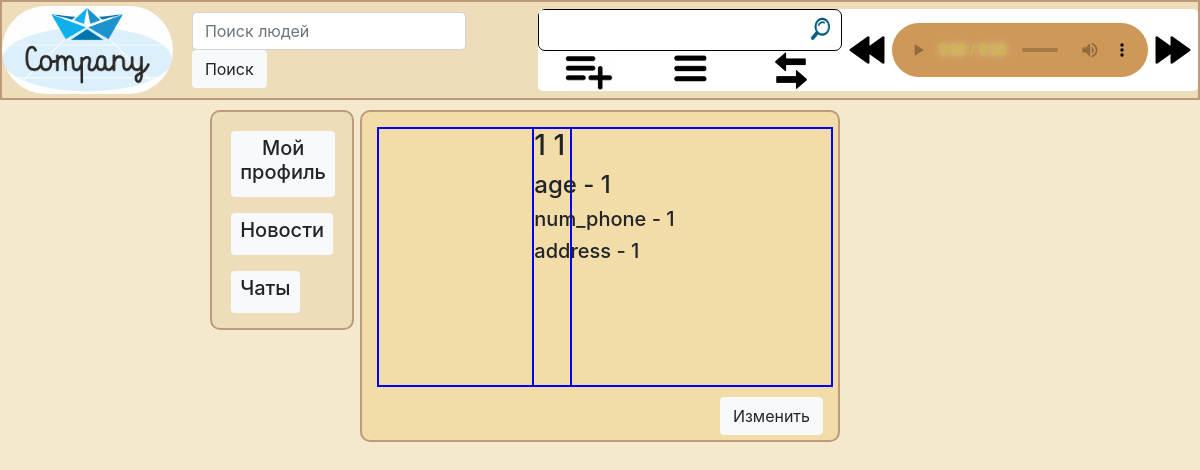
Page /profile/1 (signed in) on the earlier database version.
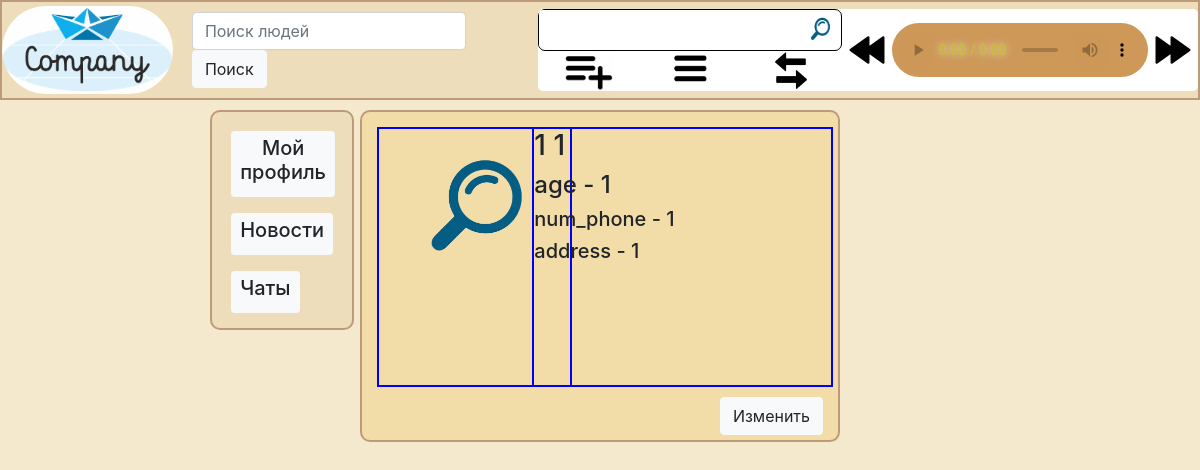
Same page on the later database version.
### data/user.py (models this page shows, shortened)
class User(SqlAlchemyBase, UserMixin, SerializerMixin):
    __tablename__ = 'users'
    id = sqlalchemy.Column(sqlalchemy.Integer,
                           primary_key=True, autoincrement=True)
    surname = sqlalchemy.Column(sqlalchemy.String)
    name = sqlalchemy.Column(sqlalchemy.String)
    age = sqlalchemy.Column(sqlalchemy.Integer)
    num_phone = sqlalchemy.Column(sqlalchemy.String)
    address = sqlalchemy.Column(sqlalchemy.String)
    email = sqlalchemy.Column(sqlalchemy.String, unique=True)
    way_profile_img = sqlalchemy.Column(sqlalchemy.String)
    current_track_info = sqlalchemy.Column(sqlalchemy.String)
    playList = sqlalchemy.Column(sqlalchemy.String)
    current_order_playList = sqlalchemy.Column(sqlalchemy.String)
    current_ind_track = sqlalchemy.Column(sqlalchemy.Integer)
    hashed_password = sqlalchemy.Column(sqlalchemy.String, nullable=True)

### main.py (the view, shortened to what this page needs)
@app.route('/profile/<int:profile_id>', methods=['GET', 'POST'])
def profile(profile_id):
    if not current_user.is_authenticated:
        return redirect('/login')
    autoplay = ""
    message = ""
    change = profile_id == current_user.id
    db_sess = db_session.create_session()
    authorized_user = db_sess.query(User).filter(User.id == current_user.id).first()
    profile_user = db_sess.query(User).filter(User.id == profile_id).first()
    form_change = FormChangeProfile()
    form_music = MusicForm()
    form_actions_playList = ActionsWithPlayList()
    form_actions_tracks = ActionsWithTracks()
    if form_music.validate_on_submit():
        processing_search_music(form_music, authorized_user, db_sess)
    if form_actions_playList.validate_on_submit():
        processing_playList_actions(form_actions_playList, authorized_user, db_sess)
    if form_actions_tracks.validate_on_submit():
        processing_tracks_actions(form_actions_tracks, authorized_user, db_sess)
    cur_track = ""
    if authorized_user.current_track_info:
        track_info = eval(authorized_user.current_track_info)
        print(track_info)
        cur_track = track_info[3]
    return render_template('profile.html', link_logo=url_for('static', filename='img/logo.png'),
                           form_music=form_music,
                           form_actions_playList=form_actions_playList,
                           form_actions_tracks=form_actions_tracks,
                           src_music=f'static/music/wav/{cur_track}.wav',
                           autoplay=autoplay,
                           profile_user=profile_user,
                           change=change,
                           form_change=form_change,
                           message=message)

### forms/change_profile.py
class FormChangeProfile(FlaskForm):
    profile_img = FileField('Img')
    ok_submit = SubmitField('Сохранить')

### forms/music.py
class MusicForm(FlaskForm):
    input_music = StringField('Название трека', validators=[DataRequired()])
    btn_search = SubmitField(' ')

### data/db_session.py (called while the page is built)
def create_session() -> Session:
    global __factory
    return __factory()

### main.py (called while the page is built)
@login_manager.user_loader
def load_user(user_id):
    db_sess = db_session.create_session()
    return db_sess.get(User, user_id)

### templates/profile.html (shortened to what this page needs)
{% extends "base.html" %}
{% block links %}
    <link rel="stylesheet" href="{{ url_for('static', filename='css/profile.css') }}">
{% endblock %}
{% block content %}
    <div class="block_main">
        <div class="row">
            <div class="col-4"><div class="photo"><img src="{{ profile_user.way_profile_img }}" alt=""></div></div>
            <div class="col-8"><div class="info">
                <h3>{{ profile_user.surname }} {{ profile_user.name }}</h3>
                <h4>age - {{ profile_user.age }}</h4>
                <h5>num_phone - {{ profile_user.num_phone }}</h5>
                <h5>address - {{ profile_user.address }}</h5>
            </div></div>
        </div>
        {% if change %}
        <div class="link1">
            <div class="row justify-content-end">
                <a href="#popup" class="btn btn-light">Изменить</a>
            </div>
        </div>
        {% endif %}
    </div>
{% endblock %}

### templates/base.html (shortened to what this page needs)
<!DOCTYPE html>
<html lang="en">
<head>
    <link rel="stylesheet"
          href="https://stackpath.bootstrapcdn.com/bootstrap/4.4.1/css/bootstrap.min.css"
>
    <link rel="stylesheet" href="/static/css/base.css">
    {% block links %}{% endblock %}
</head>
<body>
<header>
    <div class="logo">
        <img src="/static/img/logo.png" alt="logo">
    </div>
    <div class="search_top">
        <form class="form-inline my-2 my-lg-0">
        <input class="form-control mr-sm-2" type="search" placeholder="Поиск людей">
        <button class="btn btn-light">Поиск</button>
        </form>
    </div>
    {% if form_music %}
    <div class="music">
      <div class="search_and_actions_playList">
        <form action="" method="post">
          <div class="search">
            {{ form_music.input_music(class="form-control input_music", type="text") }}
            {{ form_music.btn_search(type="submit", class="btn btn_search") }}
          </div>
        </form>
        <form action="" method="post">
          <div class="actions_with_playlist">
            {{ form_actions_playList.add_playList(type="submit", class="btn btn_add") }}
            {{ form_actions_playList.direct_order_playList(type="submit", class="btn btn_direct_order") }}
            {{ form_actions_playList.random_order_playList(type="submit", class="btn btn_random_order") }}
          </div>
        </form>
      </div>
      <form action="" method="post">
        <div class="actions_with_tracks">
          {{ form_actions_tracks.back_track(type="submit", class="btn back_track") }}
          <audio controls="controls" {% if autoplay %}autoplay="autoplay"{% endif %} src="{{ src_music }}"></audio>
          {{ form_actions_tracks.next_track(type="submit", class="btn next_track") }}
        </div>
      </form>
    </div>
    {% endif %}
</header>
<div class="block">
    <div class="block_1">
        <a href="/profile/1" class="btn btn-light btn-sm"><h5>Мой профиль</h5></a><br>
        <a href="/news" class="btn btn-light btn-sm"><h5>Новости</h5></a><br>
        <a href="/chats" class="btn btn-light btn-sm"><h5>Чаты</h5></a><br>
    </div>
    {% block content %}{% endblock %}
</div>
</body>
</html>

### static/css/base.css (style rules this page uses)
body { padding: 0px; background-color: #F5E9CD; }
input { outline:none; }
header { background: #EDDDBA; border: 2px solid #BD9A7A; display: inline-flex; position: fixed; top: 0px; width: 100%; height: 100px; z-index: 10; display: flex; justify-content: space-around; align-items: center; }
header .logo img { border-radius: 50px; position: relative; max-width: 90%; max-height: 100px; }
.music { border: 0px solid #BD9A7A; background-color: #FFFFFF; border-radius: 5px; display: inline-flex; align-items: center; }
.music .search { display: inline-flex; max-width: 100%; border: 1px solid black; border-radius: 7px; }
.music .search .input_music { outline: none; border: 0px; }
.music .search .btn_search { background-image: url(../img/search.png); background-repeat: no-repeat; background-position: center center; background-size: 40px 40px; padding: 0; width: 50px; height: 40px; }
.music .actions_with_playlist { display: flex; justify-content: space-around; }
.music .actions_with_playlist .btn_add { background-image: url(../img/add_playList_2.png); background-repeat: no-repeat; background-position: center center; background-size: 48px 40px; padding: 0; width: 50px; height: 40px; }
.music .actions_with_playlist .btn_direct_order { background-image: url(../img/direct_order_2.png); background-repeat: no-repeat; background-position: center center; background-size: 35px 35px; padding: 0; width: 50px; height: 40px; }
.music .actions_with_playlist .btn_random_order { background-image: url(../img/random_order.png); background-repeat: no-repeat; background-position: center center; background-size: 56px 40px; padding: 0; width: 50px; height: 40px; }
.music .actions_with_tracks { display: flex; align-items: center; }
.music .actions_with_tracks .next_track { background-image: url(../img/next_track.png); background-repeat: no-repeat; background-position: center center; background-size: 40px 40px; padding: 0; width: 50px; height: 40px; }
.music .actions_with_tracks .back_track { background-image: url(../img/back_track.png); background-repeat: no-repeat; background-position: center center; background-size: 40px 40px; padding: 0; width: 50px; height: 40px; }
.music audio { max-width: 16em; }
.block { position: relative; width: 100%; height: 100%; }
.block_1 { padding: 1.6%; background-color: #EDDDBA; border: 2px solid #BD9A7A; border-radius: 10px; position: fixed; top: 110px; left: 17.5%; width: 12%; height: 220px; }
.block_main { margin-top: 10px; padding: 5px; background-color: #f2dca7; border: 2px solid #BD9A7A; border-radius: 10px; position: relative; top: 100px; width: 40%; left: 30%; }

### static/css/profile.css (style rules this page uses)
.photo { margin: 10px; border: 2px solid blue; position: relative; width: 195px; height: 260px; }
.photo img { max-width: 100%; }
.info { margin-top: 10px; border: 2px solid blue; position: relative; width: 100%; height: 260px; }
.link1 { position: relative; right: 25px; }

Differences in the rows shown:
changed User: way_profile_img: picture added
